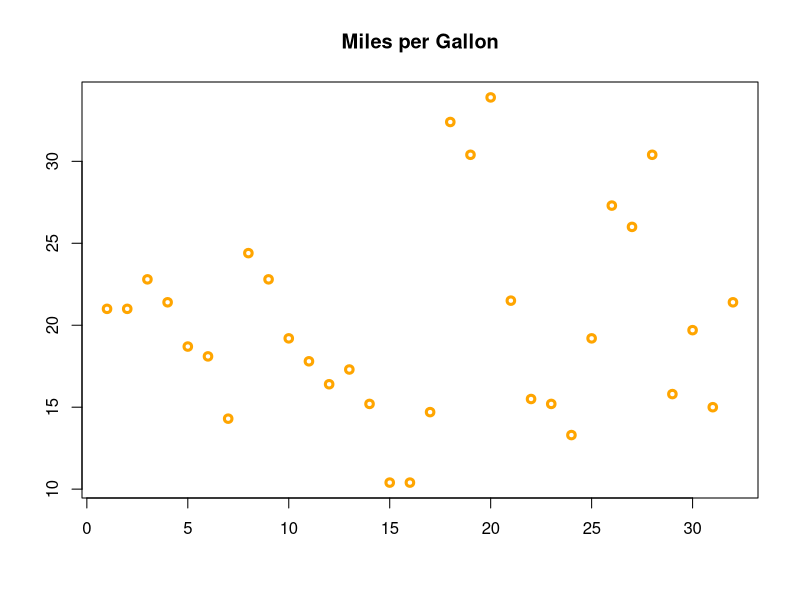
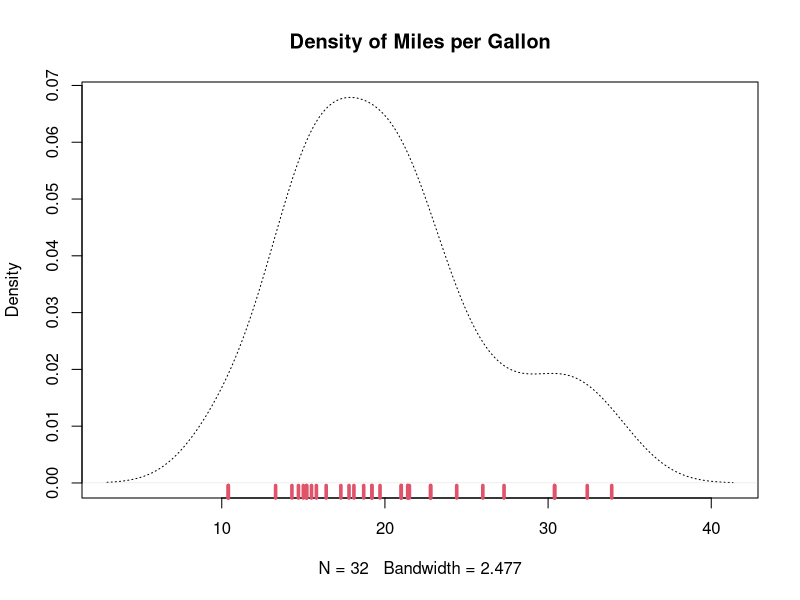
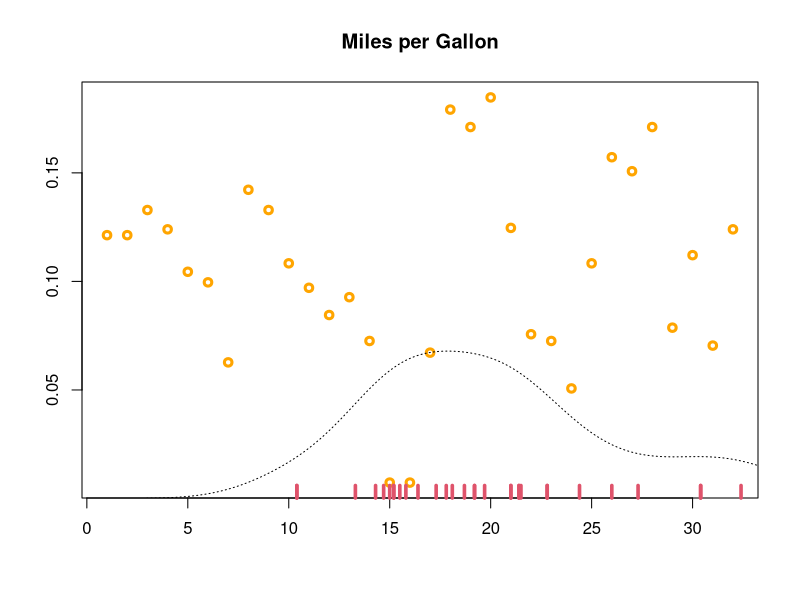
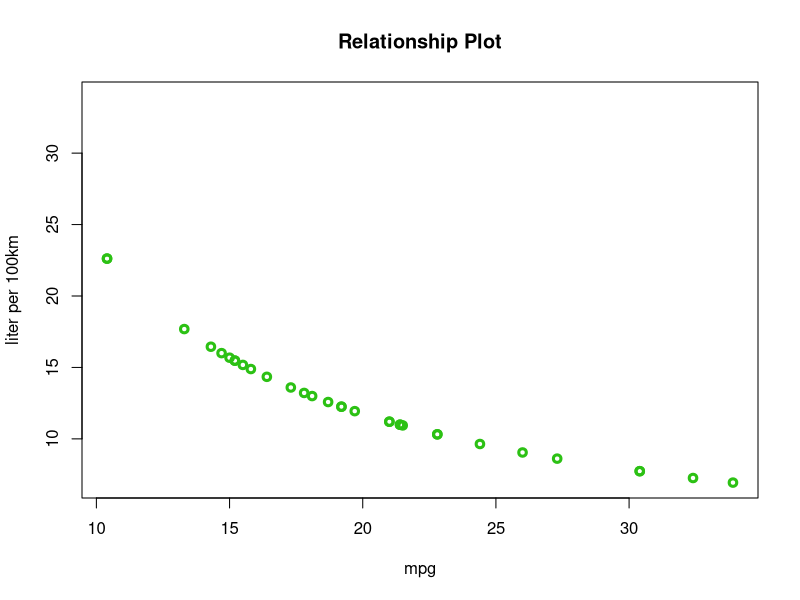

Source code (R) for these figures, in order:

#--------------------------- A.1 ---------------------------
var <- mtcars
var

# R provides several functions, such as class() and typeof(), to examine 
# the characteristics of a given variable. The class() function represents 
# the abstract class of an object. The typeof() function determines the way 
# an object is stored in memory.
typeof(var)
class(var)

# Although i appears to be an integer, i is internally stored using double 
# precision.
i <- 23
typeof(i)              # double
class(i)               # numeric



#--------------------------- A.2 ---------------------------
col_means <- colMeans(var)
col_means

col_median <- apply(var, 2, MARGIN=2, FUN = median)
col_median

col_max <- apply(var, 2, MARGIN=2, FUN = max)
col_max

# or

# Based on the observed counts in the table, the summary() function performs a 
# chi-squared test on the independence of the two factors. Because the reported 
# p-value is greater than 0.05, the assumed independence of the two factors is 
# not rejected.
summary(var)


#--------------------------- A.3 ---------------------------

mpg <- var[, 1]

# mpg plot
plot(mpg, type = 'p', col = 'orange', lwd = 3, 
     main = 'Miles per Gallon', xlab = '', ylab = '')

# density plot which emphasizes the distribution
plot(density(mpg), lty = 3, main = 'Density of Miles per Gallon')
rug(mpg, col=2, lwd=3.5)

# mpg plot
plot(log10(log10(mpg)), type = 'p', col = 'orange', lwd = 3, 
     main = 'Miles per Gallon', xlab = '', ylab = '')

# density plot which emphasizes the distribution
lines(density(mpg), lty = 3)
rug(mpg, col=2, lwd=3.5)


#--------------------------- A.4 ---------------------------
L_100 <- (235.215 / var$mpg) 

# Combinition of dataset and 1/100km column
var_extend <- cbind(var, L_100)

# Rename the name of new column
colnames(var_extend)[12] <- paste("L/100km")
head(var_extend)



#--------------------------- A.5 ---------------------------

# Plot mpg
plot(var_extend$mpg, var_extend$`L/100km`, type = 'p', col = '#2cc114',  
     ylim=range( c(mpg, L_100)), lwd = 3, 
     main = "Relationship Plot", 
     xlab = 'mpg', ylab = 'liter per 100km')


